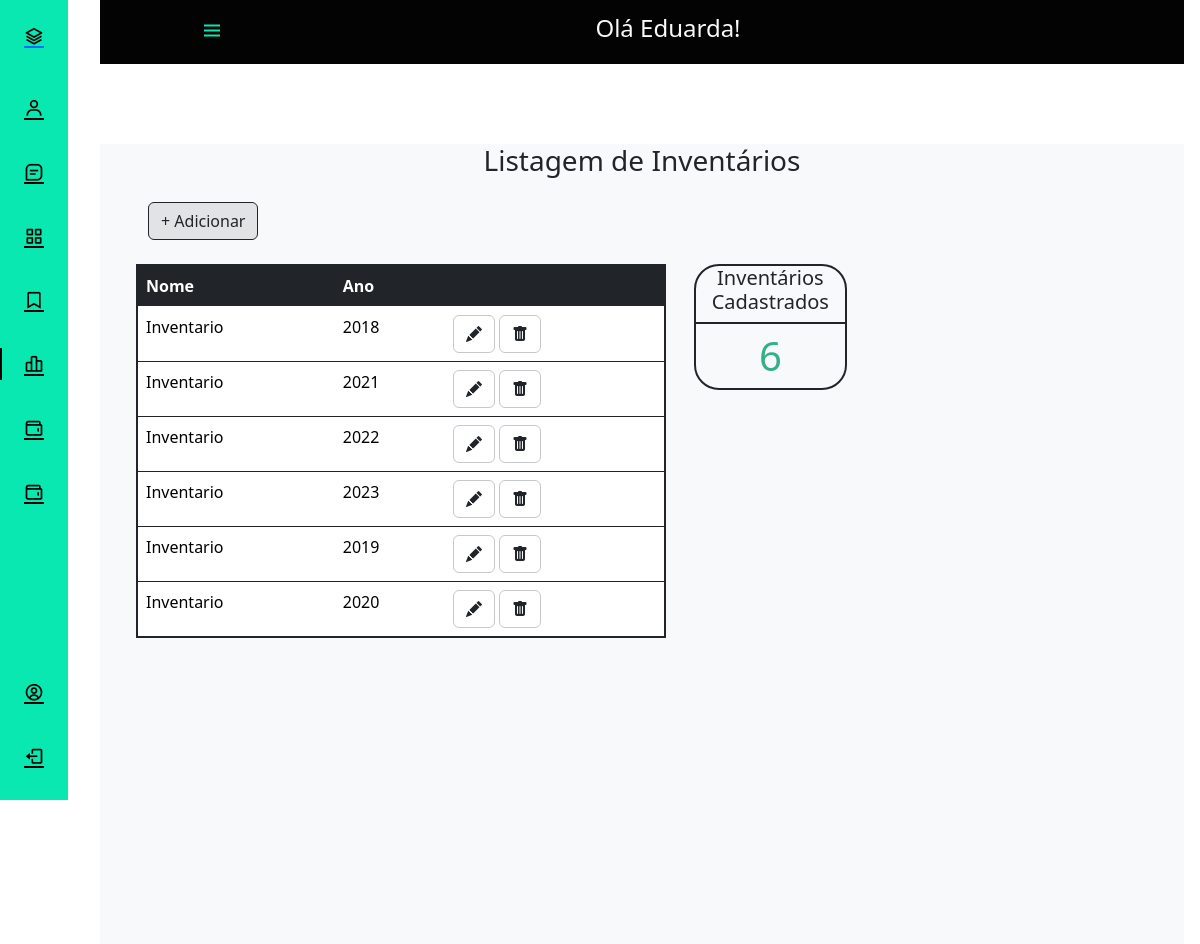
Page /dashboard/sidebar_inventario.php (signed in) on the committed database.
### tables this page shows
CREATE TABLE `usuario` (
  `idProdutor` int(11) NOT NULL,
  `Nome` varchar(80) NOT NULL,
  `Cpf` varchar(15) NOT NULL,
  `Telefone` varchar(15) DEFAULT NULL,
  `Endereco` text DEFAULT NULL,
  `Email` varchar(45) NOT NULL,
  `Senha` varchar(80) NOT NULL,
  `Rg` varchar(12) DEFAULT NULL,
  `Localidade` varchar(45) DEFAULT NULL,
  `Prop_rural` varchar(60) DEFAULT NULL,
  `Municipio` varchar(45) DEFAULT NULL,
  `Cep` char(10) DEFAULT NULL,
  `Nivel` int(11) NOT NULL
);

CREATE TABLE `inventario` (
  `idInventario` int(11) NOT NULL,
  `Nome` varchar(45) NOT NULL,
  `Ano` year(4) NOT NULL,
  `idProdutor` int(11) NOT NULL
);

### dashboard/sidebar_inventario.php (the view, shortened to what this page needs)
<?php
require_once "../script/connection.php";
$id = $_SESSION["idProdutor"];
$sql_usuario = "SELECT * FROM usuario WHERE idProdutor = '$id'";
$result_usuario = $conn->query($sql_usuario);
if ($result_usuario->num_rows > 0) {
    while ($row_usuario = $result_usuario->fetch_assoc()) {
        $name_user = $row_usuario["Nome"];
        $nivel = $row_usuario["Nivel"];
    }
} else {
    header("Location: ../login/index.php");
}
$sql_conta = "SELECT COUNT(*) as num_invetario FROM inventario WHERE idProdutor = '$id'" ;
$result_conta = $conn->query($sql_conta);
$row_conta = $result_conta->fetch_assoc();
?>
<!DOCTYPE html>
<html lang="en">
<head>
    <link rel="stylesheet" href="sidebar.css">
    <link rel="stylesheet" href="https://cdn.jsdelivr.net/npm/bootstrap@5.0.0-beta1/dist/css/bootstrap.min.css">
    <link rel="stylesheet" href="https://cdn.jsdelivr.net/npm/boxicons@latest/css/boxicons.min.css">
    <link href="https://cdn.jsdelivr.net/npm/bootstrap@5.3.1/dist/css/bootstrap.min.css" rel="stylesheet">
    <link rel="stylesheet" href="https://cdn.jsdelivr.net/npm/bootstrap-icons@1.10.5/font/bootstrap-icons.css">
</head>
<body>
    <body id="body-pd">
        <header class="header" id="header">
            <div class="header_toggle"> <i class='bx bx-menu' id="header-toggle"></i> </div>
            <div>
                <h4 class="text-light">Olá <?php echo $name_user;  ?></h4>
            </div>
            <div class="header_img"><img src="https://www.promoview.com.br/uploads/images/unnamed%2819%29.png" alt=""> </div>
        </header>
        <div class="l-navbar" id="nav-bar">
            <nav class="nav">
                <div> <a href="sidebar.php" class="nav_logo"> <i class='bx bx-layer nav_logo-icon'></i> <span class="nav_logo-name">Administrativa</span> </a>
                    <div class="nav_list">
                        <?php if ($nivel >= 2) { ?>
                            <a href="sidebar_usuario.php" class="nav_link">
                                <i class='bx bx-user nav_icon'></i> <span class="nav_name">Usuários</span>
                            </a>
                        <?php } ?>
                        <a href="sidebar_animal.php" class="nav_link">
                            <i class='bx bx-message-square-detail nav_icon'></i>
                        </a>
                        <a href="sidebar_categoria.php" class="nav_link ">
                            <i class='bx bx-grid-alt nav_icon'></i>
                        </a>
                        <a href="sidebar_rebanho.php" class="nav_link">
                            <i class='bx bx-bookmark nav_icon'></i>
                        </a>
                        <a href="sidebar_inventario.php" class="nav_link active">
                            <i class='bx bx-bar-chart-alt-2 nav_icon'></i>
                        </a>
                        <a href="sidebar_estoque.php" class="nav_link">
                            <i class='bx bx-wallet nav_icon'></i>
                        </a>
                        <a href="sidebar_relatorio.php" class="nav_link">
                            <i class='bx bx-wallet nav_icon'></i>
                        </a>
                    </div>
                </div> <div>
                    <a href="form_edit_user.php?id=<?php echo $id; ?>" class="nav_link"> <i class='bx bx-user-circle nav_icon' ></i> <span class="nav_name">Editar Perfil</span> </a>
                    <a href="../script/logout.php" class="nav_link"> <i class='bx bx-log-out nav_icon'></i> <span class="nav_name">Sair</span> </a>
                </div>
            </nav>
        </div>
        <div class="height-100 bg-light" style="margin-top: 80px;">
            <h3 class="text-center">Listagem de Inventários</h3>
            <div class="ms-5">
                <button type="button" class="btn bg-secondary-subtle border border-dark mt-3 mb-4" data-bs-toggle="modal" data-bs-target="#exampleModal">
                    + Adicionar
                </button>
                <div class="row">
                    <table class="table w-50 col-5 border border-2 border-dark">
                        <thead class="table-dark">
                            <tr>
                                <th scope="col">Nome</th>
                                <th scope="col">Ano</th>
                                <th scope="col"></th>
                            </tr>
                        </thead>
                        <tbody>
                            <?php
                            $sql = "SELECT * FROM inventario  WHERE idProdutor = '$id'";
                            $result = $conn->query($sql);
                            if ($result->num_rows > 0) {
                                while ($row = $result->fetch_assoc()) {
                            ?>
                                    <tr>
                                        <td><?php echo $row["Nome"]; ?></td>
                                        <td><?php echo $row["Ano"]; ?></td>
                                        <td>
                                            <a href='form_edit_inventario.php?id=<?php echo $row["idInventario"]; ?>' class='btn border border-dark border-opacity-25 '><i class="bi bi-pencil-fill"></i></a>
                                            <button onclick='AlertDeletInventario(<?php echo $row["idInventario"]; ?>)' class='btn border border-dark border-opacity-25'><i class="bi bi-trash-fill"></i></button>
                                        </td>
                                    </tr>
                            <?php
                                }
                            }
                            ?>
                        </tbody>
                    </table>
                    <div class="col-2 ms-3">
                        <div class=" border border-dark border-2" style="border-radius: 25px;">
                            <h5 class="text-center border-bottom border-dark border-2 pb-2">Inventários Cadastrados</h5>
                            <h1 class="text-center" style="color: #35b085;"><?php echo $row_conta["num_invetario"]; ?></h1>
                        </div>
                    </div>
                </div>
            </div>
        </div>
    </body>
</html>

### dashboard/sidebar.css (style rules this page uses)
:root { --header-height: 3rem; --nav-width: 68px; --first-color: #09e8b0; --first-color-light: #000000; --white-color: rgb(3, 3, 3); --body-font: 'Nunito', sans-serif; --normal-font-size: 1rem; --z-fixed: 100 }
*,::before,::after { box-sizing: border-box }
body { position: relative; margin: var(--header-height) 0 0 0; padding: 0 1rem; font-family: var(--body-font); font-size: var(--normal-font-size); transition: .5s; }
a { text-decoration: none }
.header { width: 100%; height: var(--header-height); position: relative; top: 0; left: 0; display: flex; align-items: center; justify-content: space-between; padding: 0 1rem; background-color: var(--white-color); z-index: var(--z-fixed); transition: .5s }
.header_toggle { color: var(--first-color); font-size: 1.5rem; cursor: pointer }
.header_img { width: 35px; height: 35px; display: flex; justify-content: center; border-radius: 50%; overflow: hidden }
.header_img img { width: 40px }
.l-navbar { position: fixed; top: 0; left: -30%; width: var(--nav-width); height: 100vh; background-color: var(--first-color); padding: .5rem 1rem 0 0; transition: .5s; z-index: var(--z-fixed) }
.nav { height: 100%; display: flex; flex-direction: column; justify-content: space-between; overflow: hidden }
.nav_logo, .nav_link { display: grid; grid-template-columns: max-content max-content; align-items: center; column-gap: 1rem; padding: .5rem 0 .5rem 1.5rem }
.nav_logo { margin-bottom: 2rem }
.nav_logo-icon { font-size: 1.25rem; color: var(--white-color) }
.nav_link { position: relative; color: var(--first-color-light); margin-bottom: 1.5rem; transition: .3s }
.nav_icon { font-size: 1.25rem }
.active { color: var(--white-color) }
.active::before { content: ''; position: absolute; left: 0; width: 2px; height: 32px; background-color: var(--white-color) }
.height-100 { height:100vh }
@media screen and (min-width: 768px) { body { margin: calc(var(--header-height) + 1rem) 0 0 0; padding-left: calc(var(--nav-width) + 2rem) } }
@media screen and (min-width: 768px) { .header { height: calc(var(--header-height) + 1rem); padding: 0 2rem 0 calc(var(--nav-width) + 2rem) } }
@media screen and (min-width: 768px) { .header_img { width: 40px; height: 40px } }
@media screen and (min-width: 768px) { .header_img img { width: 45px } }
@media screen and (min-width: 768px) { .l-navbar { left: 0; padding: 1rem 1rem 0 0 } }

### rows in the picture
usuario: Nome "Eduarda!"
inventario: Nome "Inventario", Ano "2018"
inventario: Nome "Inventario", Ano "2021"
inventario: Nome "Inventario", Ano "2022"
inventario: Nome "Inventario", Ano "2023"
inventario: Nome "Inventario", Ano "2019"
inventario: Nome "Inventario", Ano "2020"

### other values in the picture
$row_conta["num_invetario"] "6"
